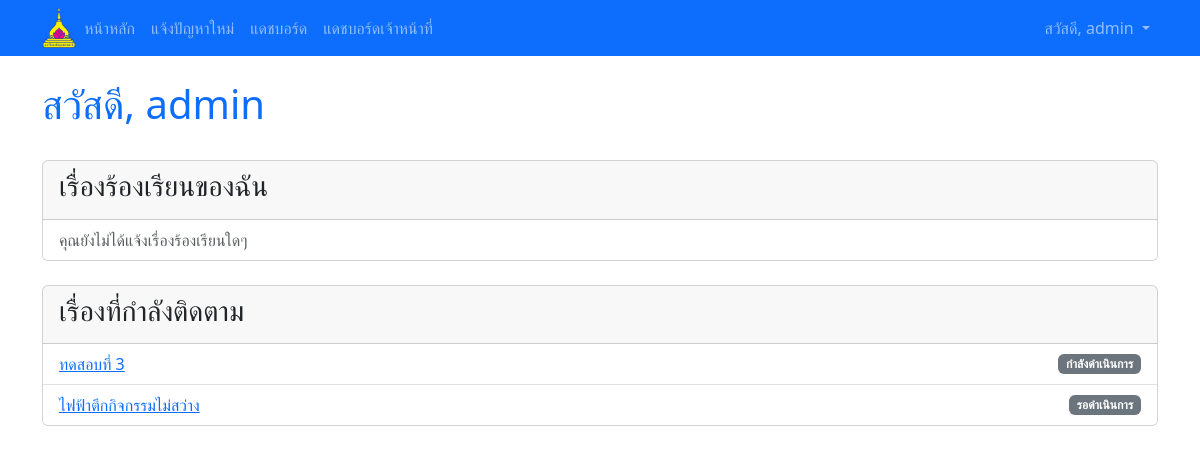
Page /profile/ (signed in) on the committed database.
### core/models.py (models this page shows, shortened)
class Case(models.Model):
    STATUS_CHOICES = [
        ('pending', 'รอดำเนินการ'),
        ('in_progress', 'กำลังดำเนินการ'),
        ('resolved', 'แก้ไขแล้ว'),
    ]
    CATEGORY_CHOICES = [
        ('electrical', 'ไฟฟ้า'),
        ('water_supply', 'ประปา'),
        ('road_damage', 'ถนน/ทางเท้า'),
        ('other', 'อื่นๆ'),
    ]
    title = models.CharField(max_length=200)
    description = models.TextField()
    status = models.CharField(max_length=20, choices=STATUS_CHOICES, default='pending')
    category = models.CharField(max_length=50, choices=CATEGORY_CHOICES)
    reporter = models.ForeignKey(User, on_delete=models.CASCADE, related_name='reported_cases')
    created_at = models.DateTimeField(auto_now_add=True)
    updated_at = models.DateTimeField(auto_now=True)
    image_file = models.ImageField(upload_to='case_images/', blank=True, null=True)

### core/views.py (the view)
# urls.py: path('profile/', views.profile_view, name='profile'),
@login_required
def profile_view(request):
    my_cases = Case.objects.filter(reporter=request.user).order_by('-created_at')
    following_cases = Case.objects.filter(followers__user=request.user).order_by('-created_at')
    context = {
        'my_cases': my_cases,
        'following_cases': following_cases,
    }
    return render(request, 'core/profile.html', context)

### core/templates/core/profile.html (shortened to what this page needs)
{% extends 'core/base.html' %}
{% block content %}
<div class="d-flex justify-content-between align-items-center mb-4">
    <h1 class="text-primary">สวัสดี, {{ request.user.username }}</h1>
</div>
    <div class="card mb-4">
        <div class="card-header">
            <h3>เรื่องร้องเรียนของฉัน</h3>
        </div>
        <ul class="list-group list-group-flush">
            {% if my_cases %}
                {% for case in my_cases %}
                    <li class="list-group-item d-flex justify-content-between align-items-center">
                        <a href="{% url 'case_detail' case.id %}">{{ case.title }}</a>
                        <span class="badge bg-secondary">{{ case.get_status_display }}</span>
                    </li>
                {% endfor %}
            {% else %}
                <li class="list-group-item text-muted">คุณยังไม่ได้แจ้งเรื่องร้องเรียนใดๆ</li>
            {% endif %}
        </ul>
    </div>
    <div class="card mb-4">
        <div class="card-header">
            <h3>เรื่องที่กำลังติดตาม</h3>
        </div>
        <ul class="list-group list-group-flush">
            {% if following_cases %}
                {% for case in following_cases %}
                    <li class="list-group-item d-flex justify-content-between align-items-center">
                        <a href="{% url 'case_detail' case.id %}">{{ case.title }}</a>
                        <span class="badge bg-secondary">{{ case.get_status_display }}</span>
                    </li>
                {% endfor %}
            {% else %}
                <li class="list-group-item text-muted">คุณยังไม่ได้ติดตามเรื่องร้องเรียนใดๆ</li>
            {% endif %}
        </ul>
    </div>
{% endblock %}

### core/templates/core/base.html (shortened to what this page needs)
{% load static %}
<!DOCTYPE html>
<html lang="th">
<head>
    <link href="https://cdn.jsdelivr.net/npm/bootstrap@5.3.3/dist/css/bootstrap.min.css" rel="stylesheet">
</head>
<body>
    <nav class="navbar navbar-expand-lg navbar-dark bg-primary">
        <div class="container">
            <img src="{% static 'images/Ubon_Ratchathani_Univ_Emblem.svg.png' %}" alt="มหาวิทยาลัยอุบลราชธานี" style="height: 40px;">
            <div class="collapse navbar-collapse" id="navbarNav">
                <ul class="navbar-nav me-auto">
                    <li class="nav-item">
                        <a class="nav-link" href="{% url 'home' %}">หน้าหลัก</a>
                    </li>
                    <li class="nav-item">
                        <a class="nav-link" href="{% url 'create_case' %}">แจ้งปัญหาใหม่</a>
                    </li>
                    <li class="nav-item">
                        <a class="nav-link" href="{% url 'public_dashboard' %}">แดชบอร์ด</a>
                    </li>
                    {% if user.is_staff %}
                    <li class="nav-item">
                        <a class="nav-link" href="{% url 'staff_dashboard' %}">แดชบอร์ดเจ้าหน้าที่</a>
                    </li>
                    {% endif %}
                </ul>
                <ul class="navbar-nav ms-auto">
                    {% if user.is_authenticated %}
                        <li class="nav-item dropdown">
                            <a class="nav-link dropdown-toggle" href="#" id="navbarDropdown" role="button" data-bs-toggle="dropdown" aria-expanded="false">
                                สวัสดี, {{ user.username }}
                            </a>
                        </li>
                    {% endif %}
                </ul>
            </div>
        </div>
    </nav>
    <div class="container mt-4">
        {% block content %}{% endblock %}
    </div>
</body>
</html>

### rows in the picture
Case: title "ทดสอบที่ 3", status "กำลังดำเนินการ"
Case: title "ไฟฟ้าตึกกิจกรรมไม่สว่าง", status "รอดำเนินการ"

### other values in the picture
{{ user.username }} "admin"
{{ request.user.username }} "admin"
